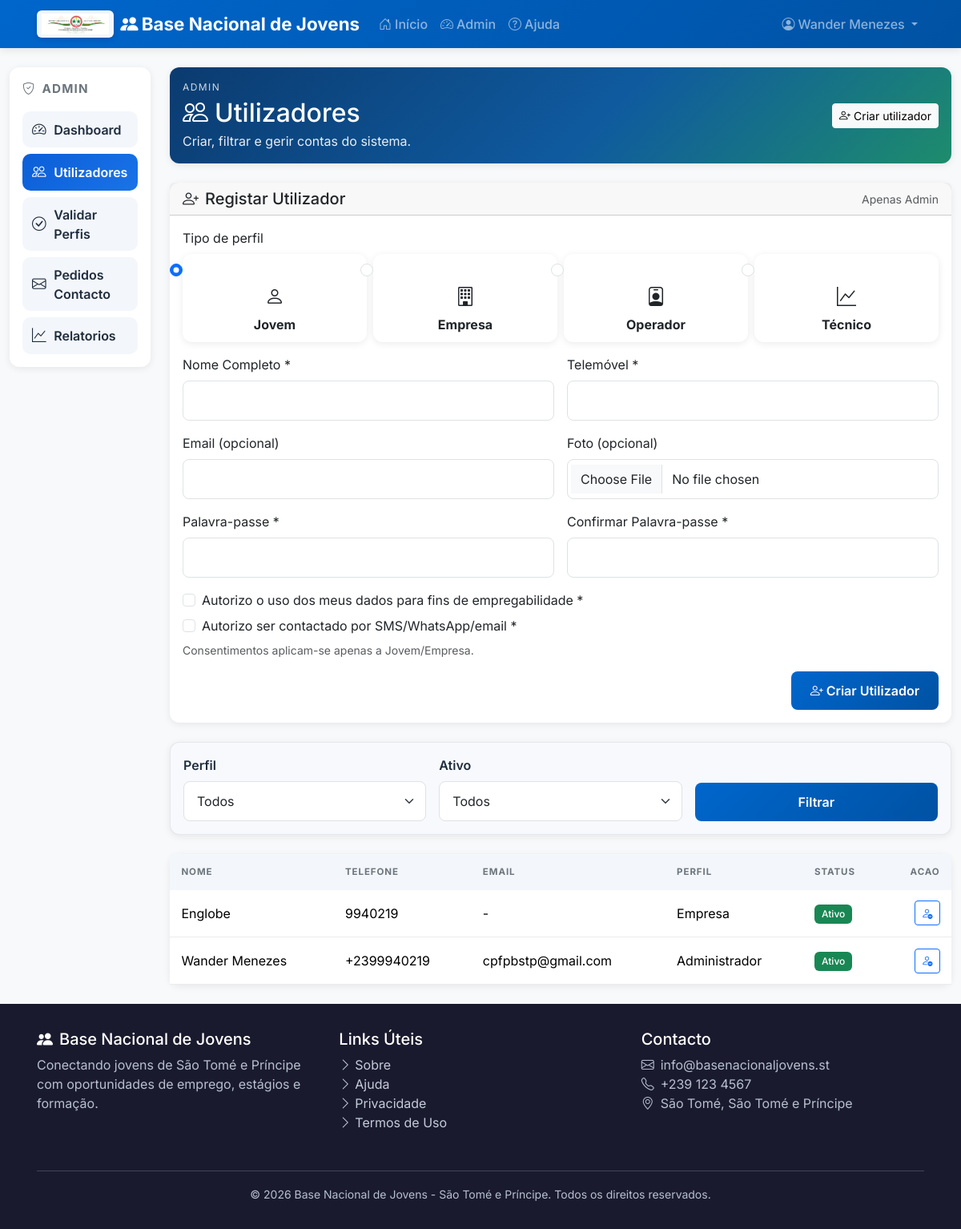
The page /dashboard/utilizadores/ (signed in) on the database as committed earlier.
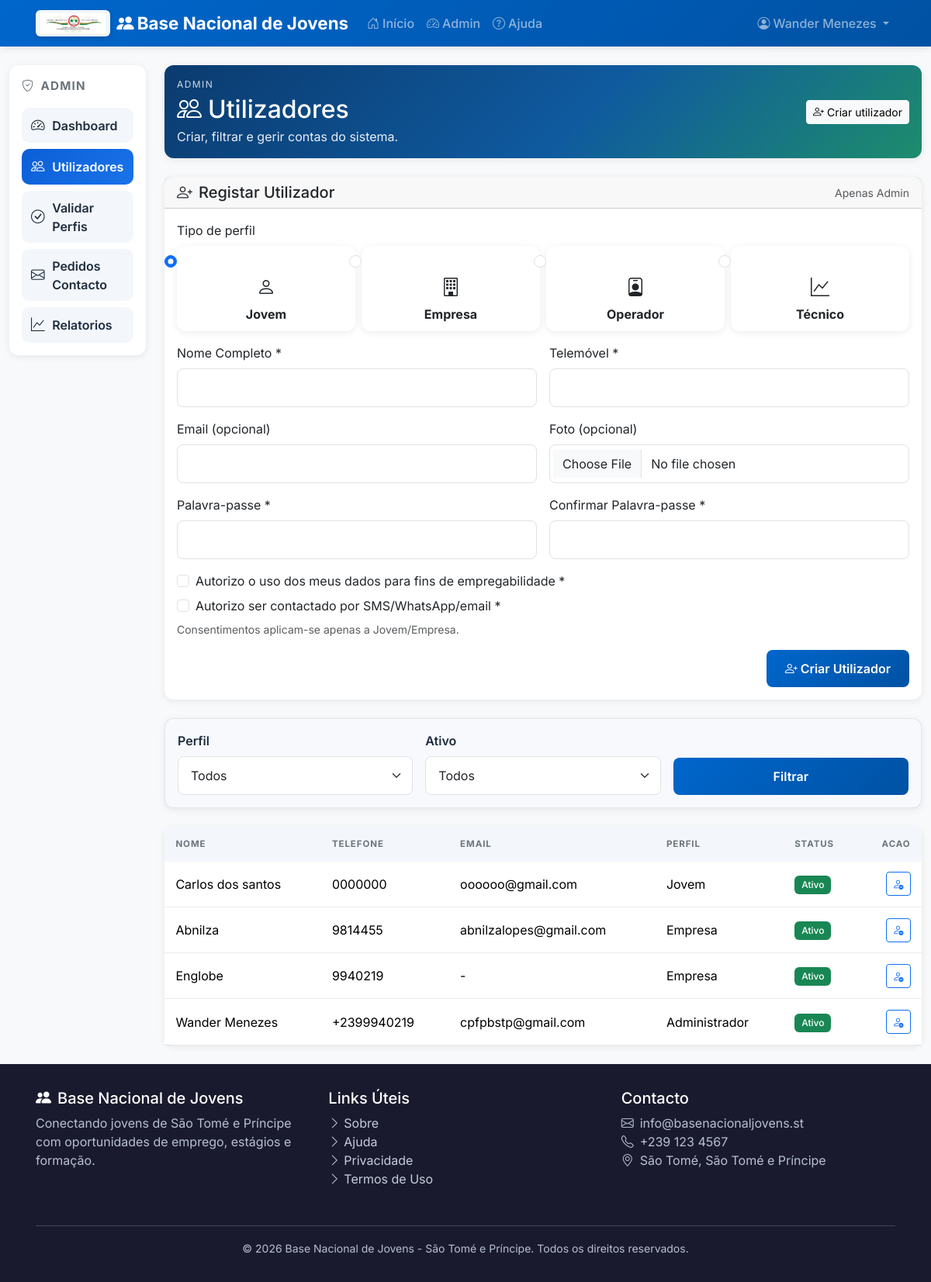
The same page on the database as committed later.
### accounts/models.py (models this page shows, shortened)
class User(AbstractBaseUser, PermissionsMixin):
    class ProfileType(models.TextChoices):
        JOVEM = 'JO', _('Jovem')
        OPERADOR = 'OP', _('Operador Distrital')
        EMPRESA = 'EMP', _('Empresa')
        ADMIN = 'ADM', _('Administrador')
        TECNICO = 'TEC', _('Técnico PNUD')
    email = models.EmailField(_('email address'), unique=True, blank=True, null=True)
    telefone = models.CharField(_('telefone'), max_length=20, unique=True)
    nome = models.CharField(_('nome completo'), max_length=255)
    perfil = models.CharField(
        _('perfil'),
        max_length=3,
        choices=ProfileType.choices,
        default=ProfileType.JOVEM
    )
    distrito = models.ForeignKey(
        'core.District',
        on_delete=models.SET_NULL,
        null=True,
        blank=True,
        verbose_name=_('distrito')
    )
    is_staff = models.BooleanField(_('staff status'), default=False)
    is_active = models.BooleanField(_('active'), default=True)
    is_verified = models.BooleanField(_('verificado'), default=False)
    consentimento_dados = models.BooleanField(
        _('consentimento para uso de dados'),
        default=False,
        help_text=_('Autorizo o uso dos meus dados para fins de empregabilidade')
    )
    consentimento_contacto = models.BooleanField(
        _('consentimento para contacto'),
        default=False,
        help_text=_('Autorizo ser contactado por SMS/WhatsApp/email')
    )
    data_consentimento = models.DateTimeField(null=True, blank=True)
    date_joined = models.DateTimeField(_('date joined'), default=timezone.now)
    last_login = models.DateTimeField(_('last login'), null=True, blank=True)
    nome_empresa = models.CharField(_('nome da empresa'), max_length=255, blank=True)
    nif = models.CharField(_('NIF'), max_length=20, blank=True)
    setor_empresa = models.CharField(_('setor'), max_length=100, blank=True)
    associacao_parceira = models.CharField(_('associação/parceiro'), max_length=255, blank=True)
    objects = UserManager()
    USERNAME_FIELD = 'telefone'
    REQUIRED_FIELDS = ['nome']
    class Meta:
        verbose_name = _('utilizador')
        verbose_name_plural = _('utilizadores')
        ordering = ['-date_joined']
    @property
    def is_jovem(self):
        return self.perfil == self.ProfileType.JOVEM
    @property
    def is_operador(self):
        return self.perfil == self.ProfileType.OPERADOR
    @property
    def is_empresa(self):
        return self.perfil == self.ProfileType.EMPRESA
    @property
    def is_admin(self):
        return self.perfil == self.ProfileType.ADMIN

### dashboard/views.py (the view)
    def wrapper(request, *args, **kwargs):
        if not request.user.is_authenticated or not request.user.is_admin:
            messages.error(request, _('Acesso restrito a administradores.'))
            return redirect('home')
        return view_func(request, *args, **kwargs)

### core/context_processors.py (called while the page is built)
def user_profile(request):
    context = {
        'user_has_profile': False,
        'user_profile_type': None,
        'unread_notifications_count': 0,
        'districts': District.objects.all(),
    }
    if request.user.is_authenticated:
        user = request.user
        context['user_profile_type'] = user.perfil
        if user.is_jovem:
            context['user_has_profile'] = user.has_youth_profile()
        elif user.is_empresa:
            context['user_has_profile'] = user.has_company_profile()
        context['unread_notifications_count'] = Notification.objects.filter(
            user=user, lida=False
        ).count()
    return context

### dashboard/views.py (called while the page is built)
def admin_required(view_func):
    def wrapper(request, *args, **kwargs):
        if not request.user.is_authenticated or not request.user.is_admin:
            messages.error(request, _('Acesso restrito a administradores.'))
            return redirect('home')
        return view_func(request, *args, **kwargs)
    return wrapper

### templates/dashboard/user_list.html (shortened to what the changed rows need)
{% extends 'base/base.html' %}
{% block content %}
<div class="container-fluid py-4 admin-dashboard">
    <div class="row">
        <div class="col-lg-10">
            <div class="card admin-hero mb-4">
                <div class="card-body d-flex flex-wrap justify-content-between align-items-center gap-3">
                    <div>
                        <h2 class="mb-1"><i class="bi bi-people me-2"></i>Utilizadores</h2>
                    </div>
                </div>
            </div>
            <div class="card mb-4" id="criar-utilizador">
                <div class="card-body">
                    <form method="post" enctype="multipart/form-data" novalidate>
                        <div class="mb-3">
                            {% with selected=create_user_form.perfil.value|default:'JO' %}
                                <div class="row g-2">
                                    {% for value,label in create_user_form.perfil.field.choices %}
                                        <div class="col-6 col-md-3">
                                            <div class="form-check card p-2 text-center h-100">
                                                <input class="form-check-input" type="radio" name="perfil"
                                                       id="admin_perfil_{{ value }}" value="{{ value }}"
                                                       {% if selected == value %}checked{% endif %}>
                                                <label class="form-check-label d-block mt-2" for="admin_perfil_{{ value }}">
                                                    <i class="bi {% if value == 'JO' %}bi-person{% elif value == 'EMP' %}bi-building{% elif value == 'OP' %}bi-person-badge{% elif value == 'TEC' %}bi-graph-up{% else %}bi-person{% endif %} fs-4 d-block mb-1"></i>
                                                    <strong>
                                                        {% if value == 'JO' %}Jovem{% elif value == 'EMP' %}Empresa{% elif value == 'OP' %}Operador{% elif value == 'TEC' %}Técnico{% else %}{{ label }}{% endif %}
                                                    </strong>
                                                </label>
                                            </div>
                                        </div>
                                    {% endfor %}
                                </div>
                            {% endwith %}
                        </div>
                    </form>
                </div>
            </div>
            <div class="card">
                <div class="card-body p-0">
                    <div class="table-responsive">
                        <table class="table table-hover align-middle admin-table mb-0">
                            <thead>
                                <tr>
                                    <th>Nome</th>
                                    <th>Telefone</th>
                                    <th>Email</th>
                                    <th>Perfil</th>
                                    <th>Status</th>
                                    <th class="text-end">Acao</th>
                                </tr>
                            </thead>
                            <tbody>
                                {% for user in users %}
                                    <tr>
                                        <td>{{ user.nome }}</td>
                                        <td>{{ user.telefone }}</td>
                                        <td>{{ user.email|default:"-" }}</td>
                                        <td>{{ user.get_perfil_display }}</td>
                                        <td>
                                            {% if user.is_active %}
                                                <span class="badge bg-success">Ativo</span>
                                            {% else %}
                                                <span class="badge bg-secondary">Inativo</span>
                                            {% endif %}
                                        </td>
                                        <td class="text-end">
                                            <a href="{% url 'dashboard:user_toggle' user.pk %}"
                                               class="btn btn-sm btn-outline-primary"
                                               title="{% if user.is_active %}Desativar{% else %}Ativar{% endif %}"
                                               aria-label="{% if user.is_active %}Desativar{% else %}Ativar{% endif %}">
                                                {% if user.is_active %}
                                                    <i class="bi bi-person-dash"></i>
                                                {% else %}
                                                    <i class="bi bi-person-check"></i>
                                                {% endif %}
                                            </a>
                                        </td>
                                    </tr>
                                {% empty %}
                                    <tr>
                                        <td colspan="6" class="text-center text-muted py-4">Nenhum utilizador encontrado.</td>
                                    </tr>
                                {% endfor %}
                            </tbody>
                        </table>
                    </div>
                </div>
            </div>
        </div>
    </div>
</div>
{% endblock %}

### templates/base/base.html (shortened to what the changed rows need)
<!DOCTYPE html>
<html lang="pt-pt">
{% load static %}
{% load form_tags %}
<head>
    <link href="https://cdn.jsdelivr.net/npm/bootstrap@5.3.2/dist/css/bootstrap.min.css" rel="stylesheet">
    <link href="https://cdn.jsdelivr.net/npm/bootstrap-icons@1.11.1/font/bootstrap-icons.css" rel="stylesheet">
    <link rel="stylesheet" href="{% static 'css/main.css' %}">
</head>
<body>
    <nav class="navbar navbar-expand-lg navbar-dark">
        <div class="container">
            <div class="collapse navbar-collapse" id="navbarNav">
                <ul class="navbar-nav">
                    {% if user.is_authenticated %}
                        <li class="nav-item dropdown">
                            <a class="nav-link dropdown-toggle" href="#" id="userDropdown" role="button" data-bs-toggle="dropdown">
                                <i class="bi bi-person-circle me-1"></i>{{ user.nome|truncatechars:20 }}
                            </a>
                        </li>
                    {% endif %}
                </ul>
            </div>
        </div>
    </nav>
    <main>
        {% block content %}{% endblock %}
    </main>
</body>
</html>

Rows that differ between the two databases and show on the page:
added User: nome "Carlos dos santos", telefone "0000000", email "oooooo@gmail.com", perfil "Jovem", is_active "Ativo"
added User: nome "Abnilza", telefone "9814455", email "abnilzalopes@gmail.com", perfil "Empresa", is_active "Ativo"
